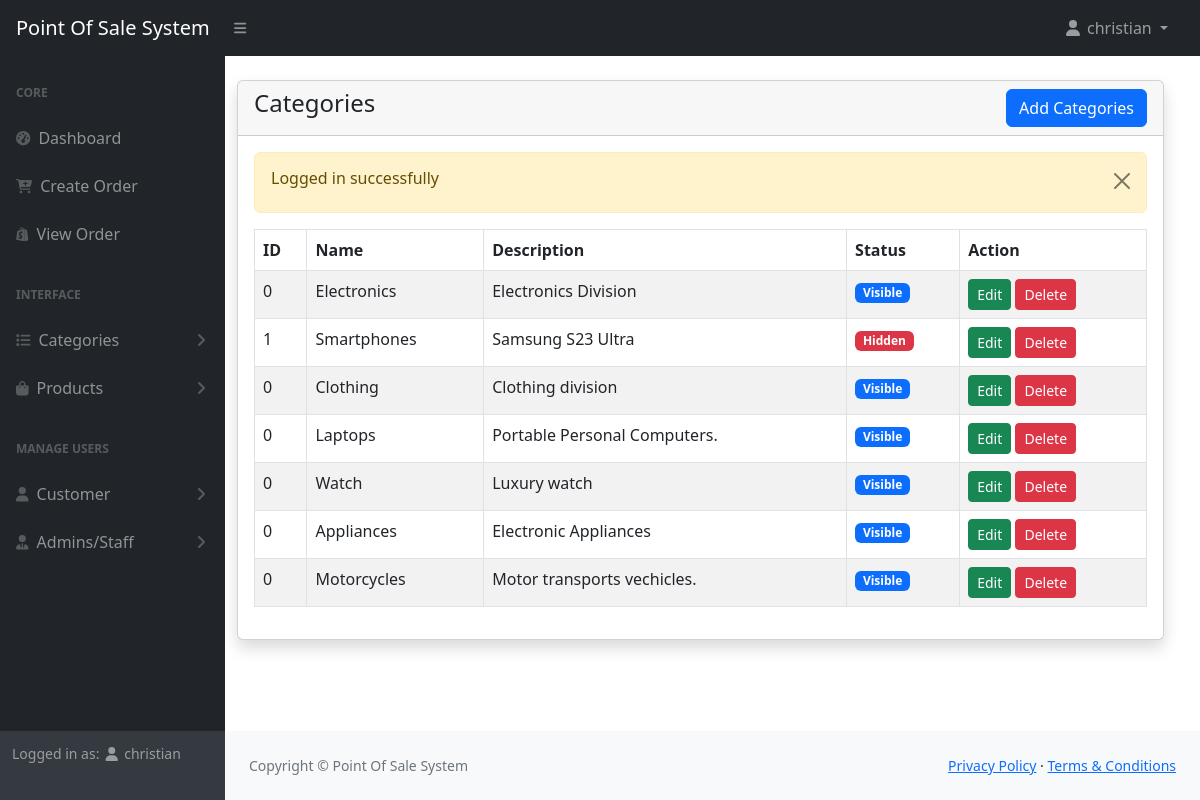
The app's page /admin/categories.php (signed in) with its own data.
### tables this page shows
CREATE TABLE `categories` (
  `id` int(20) NOT NULL,
  `name` varchar(191) NOT NULL,
  `description` mediumtext DEFAULT NULL,
  `status` tinyint(1) NOT NULL DEFAULT 0 COMMENT '0=visible,1=hidden'
);

### admin/categories.php (the view, shortened to what this page needs)
<?php include('includes/header.php');?>
<div class="row col-md-12">
    <div class="container-fluid px-4">
    <div class="card mt-4 shadow">
        <div class="card-header">
            <h4 class="mb-0">Categories
                <a href="categories-create.php" class="btn btn-primary float-end">Add Categories</a>
            </h4>
        </div>
        <div class="card-body">
        <?php
            $categories = getAll('categories');
            if(mysqli_num_rows($categories) > 0){
        ?>
            <div class="table-responsive">
                <table class="table table-striped table-bordered">
                    <thead>
                        <tr>
                            <th>ID</th>
                            <th>Name</th>
                            <th>Description</th>
                            <th>Status</th>
                            <th>Action</th>
                        </tr>
                    </thead>
                    <tbody>
                        <?php
                            foreach($categories as $item)  :
                        ?>
                        <tr>
                            <td><?= $item['status']   ?></td>
                            <td><?= $item['name']   ?></td>
                            <td><?= $item['description']   ?></td>
                            <td>
                                <?php
                                if($item['status'] == 1){
                                    echo '<span class="badge bg-danger">Hidden</span>';
                                }else{
                                    echo '<span class="badge bg-primary">Visible</span>';
                                }
                                ?>
                            </td>
                            <td>
                                <a href="categories-edit.php?id=<?= $item['id']; ?>"class="btn btn-success btn-sm">Edit</a>
                                <a href="categories-delete.php?id=<?= $item['id']; ?>"class="btn btn-danger btn-sm">Delete</a>
                            </td>
                        </tr>
                        <?php endforeach; ?>
                    </tbody>
                </table>
            </div>
            <?php
                }else{
                    ?>
                    <h4 class="mb-0">No Record Found</h4>
                    <?php
                    }
                ?>
        </div>
    </div>
    </div>
</div>
<?php include('includes/footer.php');?>

### records on screen
categories: status "0", name "Electronics", description "Electronics Division", shows "Visible"
categories: status "1", name "Smartphones", description "Samsung S23 Ultra", shows "Hidden"
categories: status "0", name "Clothing", description "Clothing division", shows "Visible"
categories: status "0", name "Laptops", description "Portable Personal Computers.", shows "Visible"
categories: status "0", name "Watch", description "Luxury watch", shows "Visible"
categories: status "0", name "Appliances", description "Electronic Appliances", shows "Visible"
categories: status "0", name "Motorcycles", description "Motor transports vechicles.", shows "Visible"

### other values on screen
$_SESSION['loggedInUser']['name'] "christian"
$_SESSION['status'] "Logged in successfully"
